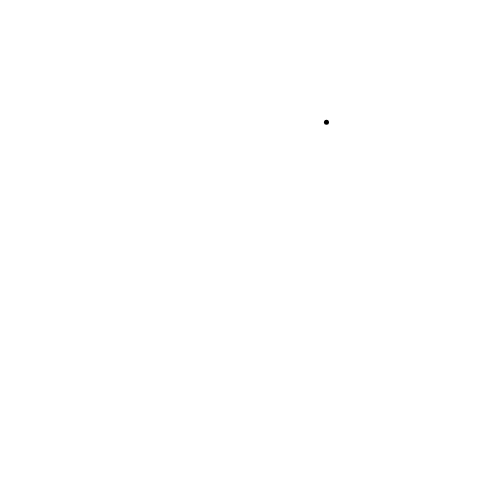
Frame 1 (no input)
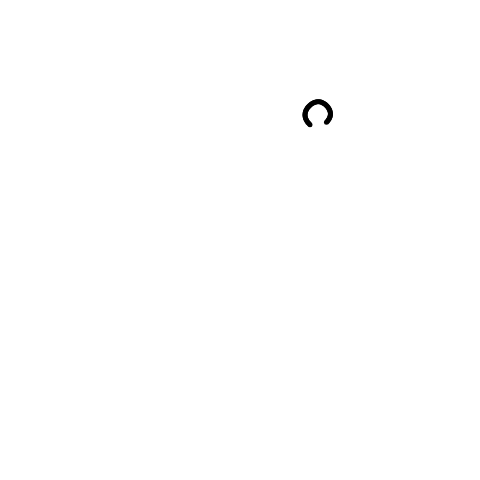
Frame 60 (no input)
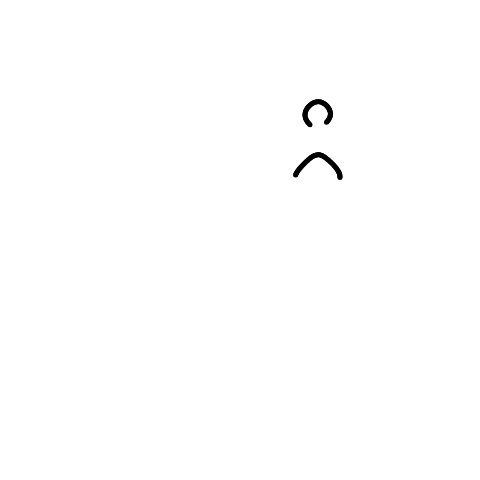
Frame 120 (the mouse pressed at the canvas centre since frame 60)

The p5.js sketch that drew these frames (run headless with seeded random() and noise() and a simulated clock; from frame 60 on, the mouse is pressed at the canvas centre):

// p5.js sketch
// ── sketch.js
// 球的位置（x,y)
var x,y;

// 函数setup() ：准备阶段
function setup() 
{
	createCanvas(480,480);
	randXY();
}

function randXY()
{
	x = random(-200,200);
	y = random(-200,200);
}


function mousePressed()
{
	randXY();
}

// 函数draw()：作画阶段
function draw() {

	var dt = 1;
	var dx = sin(0.1*y) * dt;
	var dy = cos(0.1*x) * dt;

	x = x + dx;
	y = y + dy;

	drawBall(x,y);
}

// 在x,y位置画球
function drawBall(x,y)
{
	push();
	translate(width/2,height/2);
	translate(x,y);
	scale(50,50);
	fill(0);// 填充白色
	noStroke();
	ellipse(0,0,0.1,0.1); // 画圆形
	pop();
}

// 返回当前时刻
function getTime()
{
	return millis()/1000;
}
